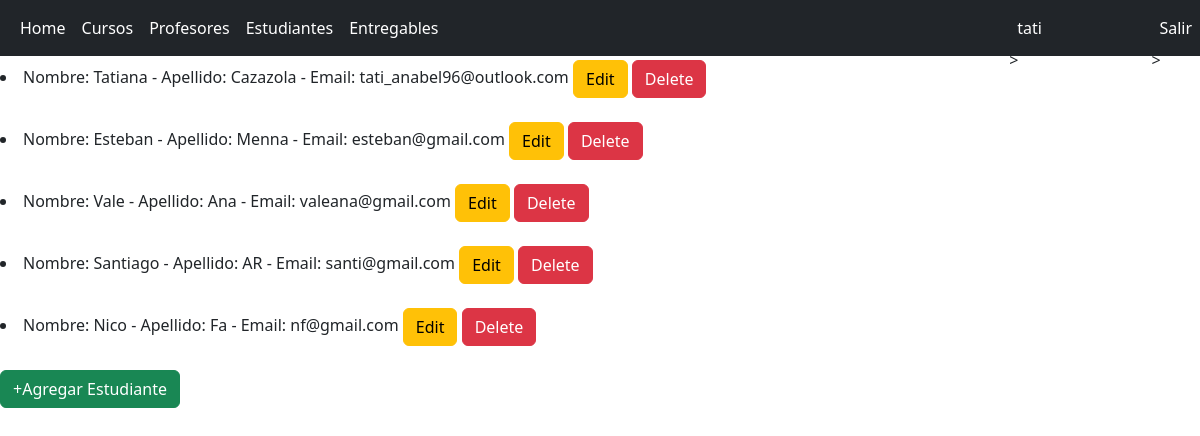
Page /AppCoder/read_estudiantes/ (signed in) on the committed database.
### AppCoder/models.py (models this page shows)
class Estudiante(models.Model):
    nombre = models.CharField(max_length=30)
    apellido = models.CharField(max_length=30)
    email = models.EmailField()
    def __str__(self):
        return f"Nombre: {self.nombre} - Apellido: {self.apellido} - Email: {self.email}"

### AppCoder/views.py (the view)
# urls.py: path('read_estudiantes/', read_estudiantes),
def read_estudiantes (request = None):
    estudiantes = Estudiante.objects.all() #trae todo
    return render (request, "estudiantesCRUD/read_estudiantes.html", {"estudiantes": estudiantes})

### AppCoder/template/estudiantesCRUD/read_estudiantes.html
{%extends "../home.html"%}
{%block contenido%}
    {% for estudiante in estudiantes %}
    <li>
        {{estudiante}}
        <a href="/AppCoder/update_estudiantes/{{estudiante.id}}" class="btn btn-warning">Edit</a>
        <a href="/AppCoder/delete_estudiantes/{{estudiante.id}}" class="btn btn-danger">Delete</a>
    </li>
    <br>
    {%endfor%}
    <a class="btn btn-success" href="/AppCoder/create_estudiantes/"> +Agregar Estudiante</a>
{% endblock%}

### AppCoder/template/home.html (shortened to what this page needs)
<!DOCTYPE html>
<html lang="en">
<head>
    {%load static%}
    <link rel="stylesheet" href="{%static 'css/bootstrap.min.css'%}">
    <link rel="stylesheet" href="{%static 'css/miestilo.css'%}">
</head>
<body>
  <nav class="navbar navbar-expand-md navbar-dark fixed-top bg-dark">
      <div class="container-fluid">
        <div class="collapse navbar-collapse" id="navbarCollapse">
          <ul class="navbar-nav me-auto mb-2 mb-md-0">
            <li class="nav-item">
              <a class="nav-link active" aria-current="page" href="/AppCoder/home">Home</a>
            </li>
            <li class="nav-item">
              <a class="nav-link active" aria-current="page" href="/AppCoder/cursos">Cursos</a>
            </li>
            <li class="nav-item">
              <a class="nav-link active" aria-current="page" href="/AppCoder/profesores">Profesores</a>
            </li>
            <li class="nav-item">
              <a class="nav-link active" aria-current="page" href="/AppCoder/read_estudiantes">Estudiantes</a>
            </li>
            <li class="nav-item">
              <a class="nav-link active" aria-current="page" href="/AppCoder/entregables">Entregables</a>
            <li class="nav-item" style="position: absolute; right:150px">
              <a class="nav-link active" aria-current="page" href="/AppCoder/perfil">{{user.username}}</a>>
            </li>
              <li class="nav-item" style="position: absolute; right:0px">
              <a class="nav-link active" aria-current="page" href="/AppCoder/logout">Salir</a>>
            </li>
          </ul>
        </div>
      </div>
  </nav>
  <div class="contenido1">
    {%block contenido%}{%endblock%}
  </div>
</body>
</html>

### AppCoder/static/css/miestilo.css (style rules this page uses)
.contenido1 { position: relative; top: 60px; }

### rows in the picture
Estudiante: nombre+apellido+email "Nombre: Tatiana - Apellido: Cazazola - Email: tati_anabel96@outlook.com"
Estudiante: nombre+apellido+email "Nombre: Esteban - Apellido: Menna - Email: esteban@gmail.com"
Estudiante: nombre+apellido+email "Nombre: Vale - Apellido: Ana - Email: valeana@gmail.com"
Estudiante: nombre+apellido+email "Nombre: Santiago - Apellido: AR - Email: santi@gmail.com"
Estudiante: nombre+apellido+email "Nombre: Nico - Apellido: Fa - Email: nf@gmail.com"

### other values in the picture
{{ user.username }} "tati"
